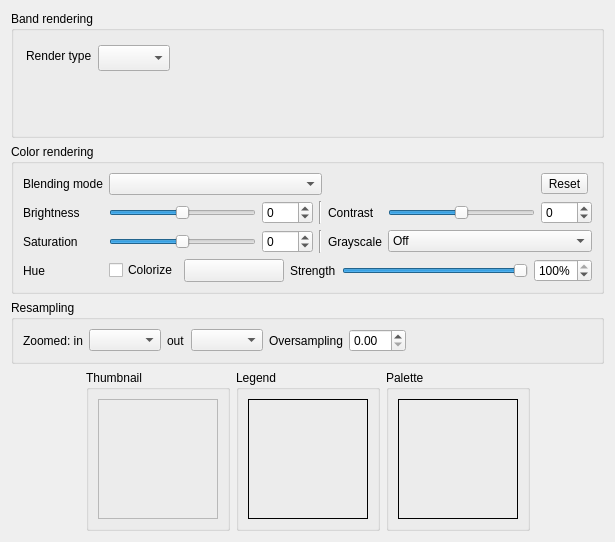
             <widget class="QWidget" name="scrollAreaWidgetContents">
              <property name="geometry">
               <rect>
                <x>0</x>
                <y>0</y>
                <width>615</width>
                <height>542</height>
               </rect>
              </property>
              <layout class="QVBoxLayout" name="verticalLayout_10">
               <item>
                <widget class="QgsCollapsibleGroupBox" name="mBandRenderingGrpBx">
                 <property name="sizePolicy">
                  <sizepolicy hsizetype="Preferred" vsizetype="Preferred">
                   <horstretch>0</horstretch>
                   <verstretch>5</verstretch>
                  </sizepolicy>
                 </property>
                 <property name="title">
                  <string>Band rendering</string>
                 </property>
                 <property name="syncGroup" stdset="0">
                  <string notr="true">rasterstyle</string>
                 </property>
                 <layout class="QVBoxLayout" name="verticalLayout_21">
                  <property name="leftMargin">
                   <number>0</number>
                  </property>
                  <property name="topMargin">
                   <number>12</number>
                  </property>
                  <property name="rightMargin">
                   <number>0</number>
                  </property>
                  <property name="bottomMargin">
                   <number>0</number>
                  </property>
                  <item>
                   <layout class="QHBoxLayout" name="horizontalLayout_2">
                    <property name="leftMargin">
                     <number>12</number>
                    </property>
                    <item>
                     <widget class="QLabel" name="mRenderTypeLabel">
                      <property name="sizePolicy">
                       <sizepolicy hsizetype="Minimum" vsizetype="Fixed">
                        <horstretch>0</horstretch>
                        <verstretch>0</verstretch>
                       </sizepolicy>
                      </property>
                      <property name="maximumSize">
                       <size>
                        <width>32767</width>
                        <height>22</height>
                       </size>
                      </property>
                      <property name="text">
                       <string>Render type</string>
                      </property>
                     </widget>
                    </item>
                    <item>
                     <widget class="QComboBox" name="mRenderTypeComboBox">
                      <property name="sizePolicy">
                       <sizepolicy hsizetype="Preferred" vsizetype="Fixed">
                        <horstretch>0</horstretch>
                        <verstretch>0</verstretch>
                       </sizepolicy>
                      </property>
                      <property name="minimumSize">
                       <size>
                        <width>0</width>
                        <height>26</height>
                       </size>
                      </property>
                      <property name="maximumSize">
                       <size>
                        <width>32767</width>
                        <height>22</height>
                       </size>
                      </property>
                     </widget>
                    </item>
                    <item>
                     <spacer name="horizontalSpacer_2">
                      <property name="orientation">
                       <enum>Qt::Horizontal</enum>
                      </property>
                      <property name="sizeHint" stdset="0">
                       <size>
                        <width>0</width>
                        <height>10</height>
                       </size>
                      </property>
                     </spacer>
                    </item>
                   </layout>
                  </item>
                  <item>
                   <widget class="QStackedWidget" name="mRendererStackedWidget"/>
                  </item>
                 </layout>
                </widget>
               </item>
               <item>
                <widget class="QgsCollapsibleGroupBox" name="mColorRenderingGrpBox">
                 <property name="title">
                  <string>Color rendering</string>
                 </property>
                 <property name="collapsed" stdset="0">
                  <bool>false</bool>
                 </property>
                 <property name="saveCollapsedState" stdset="0">
                  <bool>true</bool>
                 </property>
                 <property name="syncGroup" stdset="0">
                  <string notr="true">rasterstyle</string>
                 </property>
                 <layout class="QGridLayout" name="gridLayout_2">
                  <item row="2" column="0">
                   <widget class="QLabel" name="labelSaturation">
                    <property name="text">
                     <string>Saturation</string>
                    </property>
                   </widget>
                  </item>
                  <item row="3" column="0">
                   <widget class="QLabel" name="label_3">
                    <property name="text">
                     <string>Hue</string>
                    </property>
                   </widget>
                  </item>
                  <item row="2" column="1">
                   <widget class="QSlider" name="sliderSaturation">
                    <property name="sizePolicy">
                     <sizepolicy hsizetype="Expanding" vsizetype="Fixed">
                      <horstretch>0</horstretch>
                      <verstretch>0</verstretch>
                     </sizepolicy>
                    </property>
                    <property name="minimumSize">
                     <size>
                      <width>75</width>
                      <height>0</height>
                     </size>
                    </property>
                    <property name="minimum">
                     <number>-100</number>
                    </property>
                    <property name="maximum">
                     <number>100</number>
                    </property>
                    <property name="orientation">
                     <enum>Qt::Horizontal</enum>
                    </property>
                   </widget>
                  </item>
                  <item row="0" column="0">
                   <widget class="QLabel" name="mBlendTypeLabel">
                    <property name="text">
                     <string>Blending mode</string>
                    </property>
                   </widget>
                  </item>
                  <item row="1" column="0">
                   <widget class="QLabel" name="label_2">
                    <property name="text">
                     <string>Brightness</string>
                    </property>
                   </widget>
                  </item>
                  <item row="1" column="1">
                   <widget class="QSlider" name="mSliderBrightness">
                    <property name="minimumSize">
                     <size>
                      <width>75</width>
                      <height>0</height>
                     </size>
                    </property>
                    <property name="minimum">
                     <number>-255</number>
                    </property>
                    <property name="maximum">
                     <number>255</number>
                    </property>
                    <property name="orientation">
                     <enum>Qt::Horizontal</enum>
                    </property>
                    <property name="tickPosition">
                     <enum>QSlider::NoTicks</enum>
                    </property>
                    <property name="tickInterval">
                     <number>0</number>
                    </property>
                   </widget>
                  </item>
                  <item row="1" column="2">
                   <widget class="QSpinBox" name="mBrightnessSpinBox">
                    <property name="minimum">
                     <number>-255</number>
                    </property>
                    <property name="maximum">
                     <number>255</number>
                    </property>
                   </widget>
                  </item>
                  <item row="1" column="5">
                   <widget class="QSlider" name="mSliderContrast">
                    <property name="minimumSize">
                     <size>
                      <width>75</width>
                      <height>0</height>
                     </size>
                    </property>
                    <property name="minimum">
                     <number>-100</number>
                    </property>
                    <property name="maximum">
                     <number>100</number>
                    </property>
                    <property name="singleStep">
                     <number>1</number>
                    </property>
                    <property name="orientation">
                     <enum>Qt::Horizontal</enum>
                    </property>
                   </widget>
                  </item>
                  <item row="1" column="4">
                   <widget class="QLabel" name="label_5">
                    <property name="text">
                     <string>Contrast</string>
                    </property>
                   </widget>
                  </item>
                  <item row="1" column="6">
                   <widget class="QSpinBox" name="mContrastSpinBox">
                    <property name="minimum">
                     <number>-100</number>
                    </property>
                    <property name="maximum">
                     <number>100</number>
                    </property>
                   </widget>
                  </item>
                  <item row="2" column="3">
                   <widget class="Line" name="line_2">
                    <property name="orientation">
                     <enum>Qt::Vertical</enum>
                    </property>
                   </widget>
                  </item>
                  <item row="1" column="3">
                   <widget class="Line" name="line">
                    <property name="orientation">
                     <enum>Qt::Vertical</enum>
                    </property>
                   </widget>
                  </item>
                  <item row="2" column="4">
                   <widget class="QLabel" name="labelGrayscale">
                    <property name="text">
                     <string>Grayscale</string>
                    </property>
                   </widget>
                  </item>
                  <item row="2" column="2">
                   <widget class="QSpinBox" name="spinBoxSaturation">
                    <property name="minimum">
                     <number>-100</number>
                    </property>
                    <property name="maximum">
                     <number>100</number>
                    </property>
                    <property name="value">
                     <number>0</number>
                    </property>
                    <property name="decimals" stdset="0">
                     <number>0</number>
                    </property>
                   </widget>
                  </item>
                  <item row="3" column="1" colspan="6">
                   <layout class="QHBoxLayout" name="horizontalLayout_12">
                    <item>
                     <widget class="QCheckBox" name="mColorizeCheck">
                      <property name="text">
                       <string>Colorize</string>
                      </property>
                     </widget>
                    </item>
                    <item>
                     <widget class="QgsColorButtonV2" name="btnColorizeColor">
                      <property name="minimumSize">
                       <size>
                        <width>100</width>
                        <height>0</height>
                       </size>
                      </property>
                      <property name="maximumSize">
                       <size>
                        <width>100</width>
                        <height>16777215</height>
                       </size>
                      </property>
                      <property name="text">
                       <string/>
                      </property>
                     </widget>
                    </item>
                    <item>
                     <widget class="QLabel" name="labelColorizeStrength">
                      <property name="text">
                       <string>Strength</string>
                      </property>
                     </widget>
                    </item>
                    <item>
                     <widget class="QSlider" name="sliderColorizeStrength">
                      <property name="maximum">
                       <number>100</number>
                      </property>
                      <property name="value">
                       <number>100</number>
                      </property>
                      <property name="orientation">
                       <enum>Qt::Horizontal</enum>
                      </property>
                     </widget>
                    </item>
                    <item>
                     <widget class="QSpinBox" name="spinColorizeStrength">
                      <property name="suffix">
                       <string>%</string>
                      </property>
                      <property name="minimum">
                       <number>0</number>
                      </property>
                      <property name="maximum">
                       <number>100</number>
                      </property>
                      <property name="value">
                       <number>100</number>
                      </property>
                     </widget>
                    </item>
                   </layout>
                  </item>
                  <item row="0" column="1" colspan="3">
                   <widget class="QgsBlendModeComboBox" name="mBlendModeComboBox">
                    <property name="minimumSize">
                     <size>
                      <width>0</width>
                      <height>0</height>
                     </size>
                    </property>
                   </widget>
                  </item>
                  <item row="0" column="6">
                   <widget class="QToolButton" name="mResetColorRenderingBtn">
                    <property name="toolTip">
                     <string>Reset all color rendering options to default</string>
                    </property>
                    <property name="text">
                     <string>Reset</string>
                    </property>
                    <property name="icon">
                     <iconset resource="../../images/images.qrc">
                      <normaloff>:/images/themes/default/mActionUndo.png</normaloff>:/images/themes/default/mActionUndo.png</iconset>
                    </property>
                    <property name="toolButtonStyle">
                     <enum>Qt::ToolButtonTextBesideIcon</enum>
                    </property>
                   </widget>
                  </item>
                  <item row="2" column="5" colspan="2">
                   <widget class="QComboBox" name="comboGrayscale">
                    <item>
                     <property name="text">
                      <string>Off</string>
                     </property>
                    </item>
                    <item>
                     <property name="text">
                      <string>By lightness</string>
                     </property>
                    </item>
                    <item>
                     <property name="text">
                      <string>By luminosity</string>
                     </property>
                    </item>
                    <item>
                     <property name="text">
                      <string>By average</string>
                     </property>
                    </item>
                   </widget>
                  </item>
                 </layout>
                </widget>
               </item>
               <item>
                <widget class="QgsCollapsibleGroupBox" name="mResamplingGroupBox">
                 <property name="title">
                  <string>Resampling</string>
                 </property>
                 <property name="checkable">
                  <bool>false</bool>
                 </property>
                 <property name="collapsed" stdset="0">
                  <bool>false</bool>
                 </property>
                 <property name="saveCollapsedState" stdset="0">
                  <bool>true</bool>
                 </property>
                 <property name="syncGroup" stdset="0">
                  <string notr="true">rasterstyle</string>
                 </property>
                 <layout class="QHBoxLayout" name="horizontalLayout">
                  <item>
                   <widget class="QLabel" name="mZoomedInResamplingLabel">
                    <property name="text">
                     <string>Zoomed: in</string>
                    </property>
                   </widget>
                  </item>
                  <item>
                   <widget class="QComboBox" name="mZoomedInResamplingComboBox"/>
                  </item>
                  <item>
                   <widget class="QLabel" name="mZoomedOutResamplingLabel">
                    <property name="text">
                     <string>out</string>
                    </property>
                   </widget>
                  </item>
                  <item>
                   <widget class="QComboBox" name="mZoomedOutResamplingComboBox"/>
                  </item>
                  <item>
                   <widget class="QLabel" name="mMaximumOversamplingLabel">
                    <property name="text">
                     <string>Oversampling</string>
                    </property>
                   </widget>
                  </item>
                  <item>
                   <widget class="QDoubleSpinBox" name="mMaximumOversamplingSpinBox"/>
                  </item>
                  <item>
                   <spacer name="horizontalSpacer">
                    <property name="orientation">
                     <enum>Qt::Horizontal</enum>
                    </property>
                    <property name="sizeHint" stdset="0">
                     <size>
                      <width>0</width>
                      <height>20</height>
                     </size>
                    </property>
                   </spacer>
                  </item>
                 </layout>
                </widget>
               </item>
               <item>
                <layout class="QHBoxLayout" name="horizontalLayout_10">
                 <item>
                  <spacer name="spacer_2">
                   <property name="orientation">
                    <enum>Qt::Horizontal</enum>
                   </property>
                   <property name="sizeHint" stdset="0">
                    <size>
                     <width>0</width>
                     <height>20</height>
                    </size>
                   </property>
                  </spacer>
                 </item>
                 <item>
                  <widget class="QGroupBox" name="groupBox10">
                   <property name="title">
                    <string>Thumbnail</string>
                   </property>
                   <layout class="QGridLayout" name="_7">
                    <item row="0" column="0">
                     <widget class="QLabel" name="pixmapThumbnail">
                      <property name="minimumSize">
                       <size>
                        <width>120</width>
                        <height>120</height>
                       </size>
                      </property>
                      <property name="maximumSize">
                       <size>
                        <width>120</width>
                        <height>120</height>
                       </size>
                      </property>
                      <property name="frameShape">
                       <enum>QFrame::StyledPanel</enum>
                      </property>
                      <property name="scaledContents">
                       <bool>true</bool>
                      </property>
                     </widget>
                    </item>
                   </layout>
                  </widget>
                 </item>
                 <item>
                  <widget class="QGroupBox" name="groupBox9">
                   <property name="title">
                    <string>Legend</string>
                   </property>
                   <layout class="QGridLayout" name="_8">
                    <item row="0" column="0">
                     <widget class="QLabel" name="pixmapLegend">
                      <property name="minimumSize">
                       <size>
                        <width>120</width>
                        <height>120</height>
                       </size>
                      </property>
                      <property name="maximumSize">
                       <size>
                        <width>120</width>
                        <height>120</height>
                       </size>
                      </property>
                      <property name="frameShape">
                       <enum>QFrame::Box</enum>
                      </property>
                      <property name="scaledContents">
                       <bool>true</bool>
                      </property>
                     </widget>
                    </item>
                   </layout>
                  </widget>
                 </item>
                 <item>
                  <widget class="QGroupBox" name="groupBox8">
                   <property name="title">
                    <string>Palette</string>
                   </property>
                   <layout class="QGridLayout" name="_9">
                    <item row="0" column="0">
                     <widget class="QLabel" name="pixmapPalette">
                      <property name="minimumSize">
                       <size>
                        <width>120</width>
                        <height>120</height>
                       </size>
                      </property>
                      <property name="maximumSize">
                       <size>
                        <width>120</width>
                        <height>120</height>
                       </size>
                      </property>
                      <property name="frameShape">
                       <enum>QFrame::Box</enum>
                      </property>
                      <property name="scaledContents">
                       <bool>true</bool>
                      </property>
                     </widget>
                    </item>
                   </layout>
                  </widget>
                 </item>
                 <item>
                  <spacer name="spacer">
                   <property name="orientation">
                    <enum>Qt::Horizontal</enum>
                   </property>
                   <property name="sizeHint" stdset="0">
                    <size>
                     <width>0</width>
                     <height>20</height>
                    </size>
                   </property>
                  </spacer>
                 </item>
                </layout>
               </item>
               <item>
                <spacer name="verticalSpacer">
                 <property name="orientation">
                  <enum>Qt::Vertical</enum>
                 </property>
                 <property name="sizeHint" stdset="0">
                  <size>
                   <width>20</width>
                   <height>0</height>
                  </size>
                 </property>
                </spacer>
               </item>
              </layout>
             </widget>
